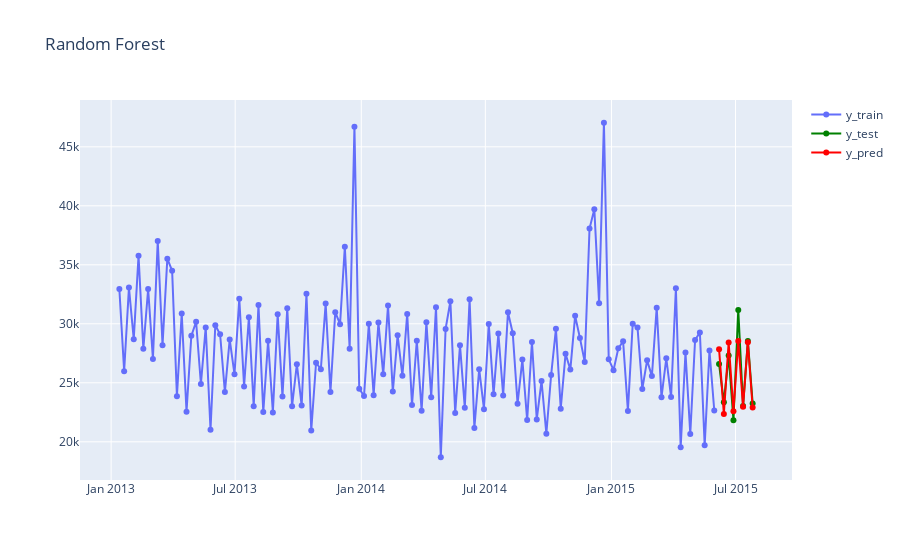

Notebook code for this chart:
### Code cell
fig = go.Figure()

fig.add_traces(go.Scatter(x=y_train.index, y=y_train.values, mode='lines+markers', name = "y_train"))
fig.add_traces(go.Scatter(x=y_test.index, y=y_test.values, mode='lines+markers', name = "y_test", line=dict(color="green")) )
fig.add_traces(go.Scatter(x=y_pred.index, y=y_pred.values, mode='lines+markers', name = "y_pred", line=dict(color="red")))
fig.update_layout(title="Random Forest")
fig.show()
